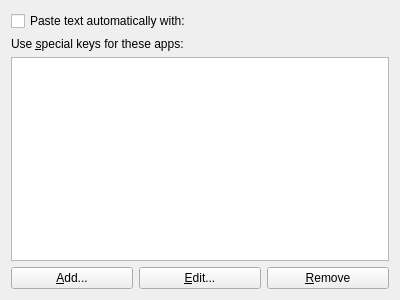
<ui version="4.0" >
 <class>AutoPasteConfig</class>
 <widget class="QWidget" name="AutoPasteConfig" >
  <property name="geometry" >
   <rect>
    <x>0</x>
    <y>0</y>
    <width>400</width>
    <height>300</height>
   </rect>
  </property>
  <layout class="QVBoxLayout" name="verticalLayout" >
   <item>
    <layout class="QHBoxLayout" name="horizontalLayout" >
     <item>
      <widget class="QCheckBox" name="autoPasteCheckBox" >
       <property name="text" >
        <string>Paste text automatically with:</string>
       </property>
      </widget>
     </item>
     <item>
      <widget class="KKeySequenceWidget" name="pasteKeyButton" />
     </item>
    </layout>
   </item>
   <item>
    <widget class="QLabel" name="appsLabel" >
     <property name="text" >
      <string>Use &amp;special keys for these apps:</string>
     </property>
     <property name="buddy" >
      <cstring>appsTreeView</cstring>
     </property>
    </widget>
   </item>
   <item>
    <widget class="QTreeView" name="appsTreeView" >
     <property name="rootIsDecorated" >
      <bool>false</bool>
     </property>
     <property name="uniformRowHeights" >
      <bool>true</bool>
     </property>
     <property name="itemsExpandable" >
      <bool>false</bool>
     </property>
     <property name="sortingEnabled" >
      <bool>true</bool>
     </property>
     <property name="expandsOnDoubleClick" >
      <bool>false</bool>
     </property>
    </widget>
   </item>
   <item>
    <layout class="QHBoxLayout" name="horizontalLayout_2" >
     <item>
      <widget class="QPushButton" name="addButton" >
       <property name="text" >
        <string>&amp;Add...</string>
       </property>
      </widget>
     </item>
     <item>
      <widget class="QPushButton" name="editButton" >
       <property name="text" >
        <string>&amp;Edit...</string>
       </property>
      </widget>
     </item>
     <item>
      <widget class="QPushButton" name="removeButton" >
       <property name="text" >
        <string>&amp;Remove</string>
       </property>
      </widget>
     </item>
    </layout>
   </item>
  </layout>
 </widget>
 <customwidgets>
  <customwidget>
   <class>KKeySequenceWidget</class>
   <extends>QWidget</extends>
   <header>kkeysequencewidget.h</header>
  </customwidget>
 </customwidgets>
 <tabstops>
  <tabstop>autoPasteCheckBox</tabstop>
  <tabstop>appsTreeView</tabstop>
  <tabstop>addButton</tabstop>
  <tabstop>editButton</tabstop>
  <tabstop>removeButton</tabstop>
 </tabstops>
 <connections/>
</ui>
